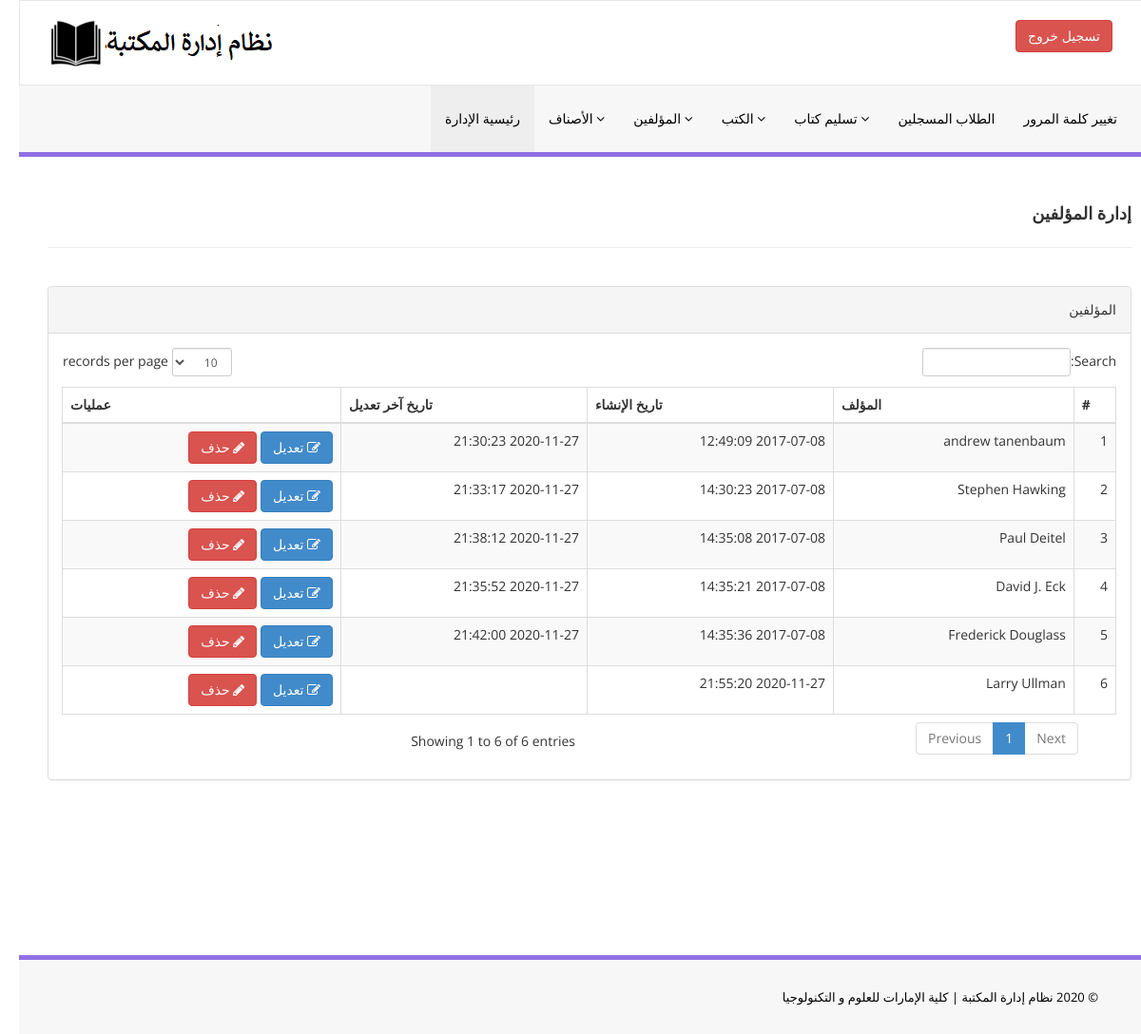
Screenshot of /admin/manage-authors.php (signed in) with the database file from the repository.
### tables this page shows
CREATE TABLE IF NOT EXISTS `tblauthors` (
  `id` int(11) NOT NULL AUTO_INCREMENT,
  `AuthorName` varchar(159) DEFAULT NULL,
  `creationDate` timestamp NULL DEFAULT CURRENT_TIMESTAMP,
  `UpdationDate` timestamp NULL DEFAULT NULL ON UPDATE CURRENT_TIMESTAMP,
  PRIMARY KEY (`id`)
);

### admin/manage-authors.php (the view, shortened to what this page needs)
<?php
include('includes/config.php');
if(strlen($_SESSION['alogin'])==0)
    {
header('location:index.php');
}
else{
    ?>
<!DOCTYPE html>
<html xmlns="http://www.w3.org/1999/xhtml">
<head>
    <link href="assets/css/bootstrap.css" rel="stylesheet" />
    <link href="assets/css/font-awesome.css" rel="stylesheet" />
    <link href="assets/js/dataTables/dataTables.bootstrap.css" rel="stylesheet" />
    <link href="assets/css/style.css" rel="stylesheet" />
</head>
<body dir="rtl">
<?php include('includes/header.php');?>
    <div class="content-wrapper">
         <div class="container">
        <div class="row pad-botm">
            <div class="col-md-12">
                <h4 class="header-line">إدارة المؤلفين</h4>
    </div>
     <div class="row">
</div>
        </div>
            <div class="row">
                <div class="col-md-12">
                    <div class="panel panel-default">
                        <div class="panel-heading">
                           المؤلفين
                        </div>
                        <div class="panel-body">
                            <div class="table-responsive">
                                <table class="table table-striped table-bordered table-hover" id="dataTables-example">
                                    <thead>
                                        <tr>
                                            <th>#</th>
                                            <th>المؤلف</th>
                                            <th>تاريخ الإنشاء</th>
                                            <th>تاريخ آخر تعديل</th>
                                            <th>عمليات</th>
                                        </tr>
                                    </thead>
                                    <tbody>
<?php $sql = "SELECT * from  tblauthors";
$query = $dbh -> prepare($sql);
$query->execute();
$results=$query->fetchAll(PDO::FETCH_OBJ);
$cnt=1;
if($query->rowCount() > 0)
{
foreach($results as $result)
{               ?>
                                        <tr class="odd gradeX">
                                            <td class="center"><?php echo htmlentities($cnt);?></td>
                                            <td class="center"><?php echo htmlentities($result->AuthorName);?></td>
                                            <td class="center"><?php echo htmlentities($result->creationDate);?></td>
                                            <td class="center"><?php echo htmlentities($result->UpdationDate);?></td>
                                            <td class="center">
                                            <a href="edit-author.php?athrid=<?php echo htmlentities($result->id);?>"><button class="btn btn-primary"><i class="fa fa-edit "></i> تعديل</button>
                                          <a href="manage-authors.php?del=<?php echo htmlentities($result->id);?>" onclick="return confirm('هل انت متأكد من إجراء عملية الحذف؟');"" >  <button class="btn btn-danger"><i class="fa fa-pencil"></i> حذف</button>
                                            </td>
                                        </tr>
 <?php $cnt=$cnt+1;}} ?>
                                    </tbody>
                                </table>
                            </div>
                        </div>
                    </div>
                </div>
            </div>
    </div>
    </div>
  <?php include('includes/footer.php');?>
</body>
</html>
<?php } ?>

### admin/includes/header.php (shortened to what this page needs)
<div class="navbar navbar-inverse set-radius-zero" >
        <div class="container">
            <div class="navbar-header">
                <a class="navbar-brand">
                    <img src="assets/img/logo.png" />
                </a>
            </div>
            <div class="right-div">
                <a href="logout.php" class="btn btn-danger pull-right">تسجيل خروج</a>
            </div>
        </div>
    </div>
    <section class="menu-section">
        <div class="container">
            <div class="row " dir="ltr">
                <div class="col-md-12">
                    <div class="navbar-collapse collapse ">
                        <ul id="menu-top" class="nav navbar-nav navbar-right">
                            <li><a href="dashboard.php" class="menu-top-active">رئيسية الإدارة</a></li>
                            <li>
                                <a href="#" class="dropdown-toggle" id="ddlmenuItem" data-toggle="dropdown"> الأصناف <i class="fa fa-angle-down"></i></a>
                            </li>
                            <li>
                                <a href="#" class="dropdown-toggle" id="ddlmenuItem" data-toggle="dropdown"> المؤلفين <i class="fa fa-angle-down"></i></a>
                            </li>
 <li>
                                <a href="#" class="dropdown-toggle" id="ddlmenuItem" data-toggle="dropdown"> الكتب <i class="fa fa-angle-down"></i></a>
                            </li>
                           <li>
                                <a href="#" class="dropdown-toggle" id="ddlmenuItem" data-toggle="dropdown"> تسليم كتاب <i class="fa fa-angle-down"></i></a>
                            </li>
                             <li><a href="reg-students.php">الطلاب المسجلين</a></li>
  <li><a href="change-password.php">تغيير كلمة المرور</a></li>
                        </ul>
                    </div>
                </div>
            </div>
        </div>
    </section>

### admin/includes/footer.php
<section class="footer-section">
     <div class="container">
         <div class="row">
             <div class="col-md-12">
                &copy; <? echo date("Y"); ?> نظام إدارة المكتبة |<a href="/" target="_blank"  > كلية الإمارات للعلوم و التكنولوجيا</a>
             </div>
         </div>
     </div>
 </section>

### admin/assets/css/style.css (style rules this page uses)
.set-radius-zero { border-radius:0px; -moz-border-radius:0px; -webkit-border-radius:0px; }
.content-wrapper { margin-top: 40px; min-height:800px; padding-bottom:90px; }
.header-line { font-weight:900; padding-bottom:25px; border-bottom:1px solid #eeeeee; text-transform:uppercase; }
.pad-botm { padding-bottom:30px; }
.right-div { float: right; padding: 20px; }
#menu-top a { color:#000; text-decoration:none; font-weight:500; padding: 25px 15px 25px 15px; text-transform:uppercase; }
.menu-section { background-color: #f7f7f7; border-bottom:5px solid #9170E4; width:100% }
.menu-top-active { background-color:#eeeeee; }
.navbar-inverse { background-color: #FFF; border-color: rgba(155, 153, 153, 0.23); }
.navbar { min-height: 90px; margin-bottom: 0px; }
.footer-section { padding:25px 50px 25px 50px; color:#000; font-size:13px; background-color: #f7f7f7; text-align:right; border-top:5px solid #9170E4; }
.footer-section a, .footer-section a:hover { color:#000; }

### rows the page displays
tblauthors: AuthorName "andrew tanenbaum", creationDate "2017-07-08 12:49:09", UpdationDate "2020-11-27 21:30:23"
tblauthors: AuthorName "Stephen Hawking", creationDate "2017-07-08 14:30:23", UpdationDate "2020-11-27 21:33:17"
tblauthors: AuthorName "Paul Deitel", creationDate "2017-07-08 14:35:08", UpdationDate "2020-11-27 21:38:12"
tblauthors: AuthorName "David J. Eck", creationDate "2017-07-08 14:35:21", UpdationDate "2020-11-27 21:35:52"
tblauthors: AuthorName "Frederick Douglass", creationDate "2017-07-08 14:35:36", UpdationDate "2020-11-27 21:42:00"
tblauthors: AuthorName "Larry Ullman", creationDate "2020-11-27 21:55:20"
